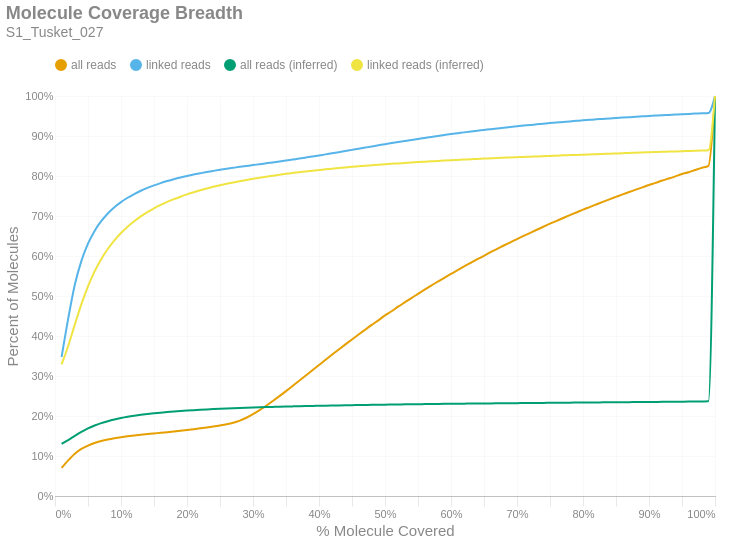

Here is the notebook cell this chart was saved with:
### Markdown cell above
### Molecule Read Coverage
This chart shows molecule coverage breadth as computed by the number of bases aligned to that molecule. In other words, "*how much of each unique long molecule is actually sequenced/aligned?*" Keep in mind there is a distinction between sequences and alignments, since some sequences belonging to a particular molecule may not align well and wouldn't appear in the alignment data. This chart also shows molecule coverage breadth as computed by the *inferred fragment* from which the aligned sequences originate. Unlike read coverage, this calculation takes into account the total insert size, including unsequenced gaps between the forward and reverse reads. Like the previous figures, these are cumulative percents.

### Code cell
if SKIPLR:
    print_html(f"Skipped")
else:
    binned_df = consolidated_hist(valids['coverage_bp'], mask, 0.01, True)
    binned_df_inf = consolidated_hist(valids['coverage_inserts'], mask, 0.01, True)
    binned_df = binned_df.with_columns(pl.lit(binned_df_inf['all reads (cumsum)']).alias('all reads (inferred)'))
    binned_df = binned_df.with_columns(pl.lit(binned_df_inf['linked reads (cumsum)']).alias('linked reads (inferred)'))
    binned_df = binned_df.with_columns(
        (pl.col('bin').cast(pl.Float64) + 0.01).alias('right_edge')
    )

    with SafeRender(binned_df):
        (
            density_plot(binned_df, 'Molecule Coverage Breadth', samplename, 'molcov', ['all reads (inferred)','linked reads (inferred)'])
            .encode(
                #x=alt.X('bin:Q', title="% Molecule Covered").axis(format = '%').scale(padding=0),
                x=alt.X('right_edge:Q', title="% Molecule Covered").axis(format='%').scale(padding=0),
                y=alt.Y('value:Q', title='Percent of Molecules')
                    .axis(format='%')
                    .stack(False)
                    .scale(domainMin=0, padding=0),
                color=alt.Color("key:N").scale(domain = ["all reads", "linked reads", "all reads (inferred)", "linked reads (inferred)"]),
                tooltip = [
                    alt.Tooltip("key:N", title = "Data Type"),
                    alt.Tooltip("range_label:N", title="% Molecule Covered"),
                    alt.Tooltip("value:Q", format = ".2%", title="% Molecules")
                ]
            )
        ).display()

### Figure 1 — Vega-Lite specification as saved in the notebook (floating-point values rounded to 4 significant figures)
{"width": "container", "height": 400, "config": {"title": {"anchor": "start", "dy": -15, "fontSize": 18, "color": "#888888", "subtitleColor": "#888888", "subtitleFontSize": 14}, "arc": {"fill": "#0072B2"}, "axis": {"domainColor": "#888888", "domainWidth": 0.5, "gridWidth": 0.2, "grid": false, "titleFontWeight": 400, "titleFontSize": 15, "labelFontSize": 11, "labelColor": "#888888", "tickColor": "#888888", "tickWidth": 0.2, "titleColor": "#888888"}, "axisBand": {"grid": false}, "axisX": {"grid": true, "tickSize": 10, "domainCap": "round"}, "axisY": {"domain": false, "grid": true, "tickSize": 0, "domainCap": "round"}, "background": "transparent", "header": {"labelFontSize": 15, "labelColor": "#888888", "titleFontSize": 15, "titleFontWeight": 600, "titleColor": "#888888"}, "legend": {"labelFont": "sans-serif", "labelFontSize": 12, "labelColor": "#888888", "symbolSize": 100, "symbolType": "circle", "titleFontSize": 12, "titlePadding": 10, "titleColor": "#888888", "title": null, "orient": "top"}, "range": {"category": ["#E69F00", "#56B4E9", "#009E73", "#F0E442", "#0072B2", "#D55E00", "#CC79A7", "#000000"], "diverging": ["#cfe8f3", "#a2d4ec", "#73bfe2", "#46abdb", "#1696d2", "#12719e"]}, "area": {"fill": "#0072B2", "fillOpacity": 0.7, "line": true, "strokeOpacity": 0.7}, "line": {"color": "#0072B2", "stroke": "#0072B2", "strokeWidth": 2}, "trail": {"color": "#0072B2", "stroke": "#0072B2", "strokeWidth": 0, "size": 1}, "point": {"filled": true, "fillOpacity": 1.0, "size": 95}, "text": {"color": "#888888", "fontSize": 11, "align": "right", "fontWeight": 400, "size": 11}, "bar": {"fill": "#0072B2", "stroke": null}, "view": {"stroke": null, "continuousWidth": 660, "continuousHeight": 400}}, "data": {"name": "data-f4925f99ad9081b8618fc4518ceb52f2"}, "mark": {"type": "line", "interpolate": "monotone", "point": {"opacity": 0, "size": 275}}, "encoding": {"color": {"field": "key", "scale": {"domain": ["all reads", "linked reads", "all reads (inferred)", "linked reads (inferred)"]}, "type": "nominal"}, "tooltip": [{"field": "key", "title": "Data Type", "type": "nominal"}, {"field": "range_label", "title": "% Molecule Covered", "type": "nominal"}, {"field": "value", "format": ".2%", "title": "% Molecules", "type": "quantitative"}], "x": {"axis": {"format": "%"}, "field": "right_edge", "scale": {"padding": 0}, "title": "% Molecule Covered", "type": "quantitative"}, "y": {"axis": {"format": "%"}, "field": "value", "scale": {"domainMin": 0, "padding": 0}, "stack": false, "title": "Percent of Molecules", "type": "quantitative"}}, "params": [{"name": "param_c36ac31b6afebe62", "select": {"type": "point", "fields": ["key"]}, "bind": "legend"}], "title": {"text": "Molecule Coverage Breadth", "subtitle": "S1_Tusket_027"}, "transform": [{"fold": ["all reads (cumsum)", "linked reads (cumsum)", "all reads (inferred)", "linked reads (inferred)"]}, {"calculate": "replace(datum.key, ' (cumsum)', '')", "as": "key"}, {"filter": {"param": "param_c36ac31b6afebe62"}}], "usermeta": {"embedOptions": {"downloadFileName": "S1_Tusket_027.molcov"}}, "$schema": "https://vega.github.io/schema/vega-lite/v6.1.0.json", "datasets": {"data-f4925f99ad9081b8618fc4518ceb52f2": [{"bin": "0.0", "interval": "0.0-0.01", "all reads": 0.07008, "linked reads": 0.3474, "all reads (cumsum)": 0.07008, "linked reads (cumsum)": 0.3474, "range_label": "0.0-0.01", "all reads (inferred)": 0.1304, "linked reads (inferred)": 0.329, "right_edge": 0.01}, {"bin": "0.01", "interval": "0.01-0.02", "all reads": 0.01905, "linked reads": 0.09591, "all reads (cumsum)": 0.08913, "linked reads (cumsum)": 0.4433, "range_label": "0.01-0.02", "all reads (inferred)": 0.1397, "linked reads (inferred)": 0.3751, "right_edge": 0.02}, {"bin": "0.02", "interval": "0.02-0.03", "all reads": 0.01666, "linked reads": 0.08465, "all reads (cumsum)": 0.1058, "linked reads (cumsum)": 0.528, "range_label": "0.02-0.03", "all reads (inferred)": 0.1502, "linked reads (inferred)": 0.4284, "right_edge": 0.03}, {"bin": "0.03", "interval": "0.03-0.04", "all reads": 0.01187, "linked reads": 0.05995, "all reads (cumsum)": 0.1177, "linked reads (cumsum)": 0.5879, "range_label": "0.03-0.04", "all reads (inferred)": 0.1603, "linked reads (inferred)": 0.4799, "right_edge": 0.04}, {"bin": "0.04", "interval": "0.04-0.05", "all reads": 0.008487, "linked reads": 0.04285, "all reads (cumsum)": 0.1261, "linked reads (cumsum)": 0.6308, "range_label": "0.04-0.05", "all reads (inferred)": 0.1689, "linked reads (inferred)": 0.5243, "right_edge": 0.05}, {"bin": "0.05", "interval": "0.05-0.06", "all reads": 0.006391, "linked reads": 0.032, "all reads (cumsum)": 0.1325, "linked reads (cumsum)": 0.6628, "range_label": "0.05-0.06", "all reads (inferred)": 0.1762, "linked reads (inferred)": 0.5615, "right_edge": 0.06}, {"bin": "0.06", "interval": "0.06-0.07", "all reads": 0.004855, "linked reads": 0.02418, "all reads (cumsum)": 0.1374, "linked reads (cumsum)": 0.6869, "range_label": "0.06-0.07", "all reads (inferred)": 0.1821, "linked reads (inferred)": 0.5922, "right_edge": 0.07}, {"bin": "0.07", "interval": "0.07-0.08", "all reads": 0.003909, "linked reads": 0.0194, "all reads (cumsum)": 0.1413, "linked reads (cumsum)": 0.7063, "range_label": "0.07-0.08", "all reads (inferred)": 0.1871, "linked reads (inferred)": 0.6176, "right_edge": 0.08}, {"bin": "0.08", "interval": "0.08-0.09", "all reads": 0.003173, "linked reads": 0.01554, "all reads (cumsum)": 0.1445, "linked reads (cumsum)": 0.7219, "range_label": "0.08-0.09", "all reads (inferred)": 0.1912, "linked reads (inferred)": 0.6392, "right_edge": 0.09}, {"bin": "0.09", "interval": "0.09-0.1", "all reads": 0.002669, "linked reads": 0.01286, "all reads (cumsum)": 0.1471, "linked reads (cumsum)": 0.7347, "range_label": "0.09-0.1", "all reads (inferred)": 0.1948, "linked reads (inferred)": 0.6575, "right_edge": 0.1}, {"bin": "0.1", "interval": "0.1-0.11", "all reads": 0.002292, "linked reads": 0.01086, "all reads (cumsum)": 0.1494, "linked reads (cumsum)": 0.7456, "range_label": "0.1-0.11", "all reads (inferred)": 0.1979, "linked reads (inferred)": 0.6732, "right_edge": 0.11}, {"bin": "0.11", "interval": "0.11-0.12", "all reads": 0.00203, "linked reads": 0.009343, "all reads (cumsum)": 0.1515, "linked reads (cumsum)": 0.7549, "range_label": "0.11-0.12", "all reads (inferred)": 0.2005, "linked reads (inferred)": 0.6869, "right_edge": 0.12}, {"bin": "0.12", "interval": "0.12-0.13", "all reads": 0.001807, "linked reads": 0.008115, "all reads (cumsum)": 0.1533, "linked reads (cumsum)": 0.763, "range_label": "0.12-0.13", "all reads (inferred)": 0.2029, "linked reads (inferred)": 0.6991, "right_edge": 0.13}, {"bin": "0.13", "interval": "0.13-0.14", "all reads": 0.001645, "linked reads": 0.007138, "all reads (cumsum)": 0.1549, "linked reads (cumsum)": 0.7702, "range_label": "0.13-0.14", "all reads (inferred)": 0.205, "linked reads (inferred)": 0.7098, "right_edge": 0.14}, {"bin": "0.14", "interval": "0.14-0.15", "all reads": 0.001558, "linked reads": 0.006373, "all reads (cumsum)": 0.1565, "linked reads (cumsum)": 0.7766, "range_label": "0.14-0.15", "all reads (inferred)": 0.2068, "linked reads (inferred)": 0.7193, "right_edge": 0.15}, {"bin": "0.15", "interval": "0.15-0.16", "all reads": 0.00153, "linked reads": 0.005674, "all reads (cumsum)": 0.158, "linked reads (cumsum)": 0.7822, "range_label": "0.15-0.16", "all reads (inferred)": 0.2084, "linked reads (inferred)": 0.7276, "right_edge": 0.16}, {"bin": "0.16", "interval": "0.16-0.17", "all reads": 0.001576, "linked reads": 0.005075, "all reads (cumsum)": 0.1596, "linked reads (cumsum)": 0.7873, "range_label": "0.16-0.17", "all reads (inferred)": 0.2099, "linked reads (inferred)": 0.7352, "right_edge": 0.17}, {"bin": "0.17", "interval": "0.17-0.18", "all reads": 0.00169, "linked reads": 0.004634, "all reads (cumsum)": 0.1613, "linked reads (cumsum)": 0.7919, "range_label": "0.17-0.18", "all reads (inferred)": 0.2112, "linked reads (inferred)": 0.742, "right_edge": 0.18}, {"bin": "0.18", "interval": "0.18-0.19", "all reads": 0.001797, "linked reads": 0.004252, "all reads (cumsum)": 0.1631, "linked reads (cumsum)": 0.7962, "range_label": "0.18-0.19", "all reads (inferred)": 0.2124, "linked reads (inferred)": 0.7482, "right_edge": 0.19}, {"bin": "0.19", "interval": "0.19-0.2", "all reads": 0.0019, "linked reads": 0.003869, "all reads (cumsum)": 0.165, "linked reads (cumsum)": 0.8001, "range_label": "0.19-0.2", "all reads (inferred)": 0.2136, "linked reads (inferred)": 0.7541, "right_edge": 0.2}, {"bin": "0.2", "interval": "0.2-0.21", "all reads": 0.001996, "linked reads": 0.003558, "all reads (cumsum)": 0.167, "linked reads (cumsum)": 0.8036, "range_label": "0.2-0.21", "all reads (inferred)": 0.2146, "linked reads (inferred)": 0.7594, "right_edge": 0.21}, {"bin": "0.21", "interval": "0.21-0.22", "all reads": 0.002132, "linked reads": 0.003222, "all reads (cumsum)": 0.1691, "linked reads (cumsum)": 0.8068, "range_label": "0.21-0.22", "all reads (inferred)": 0.2156, "linked reads (inferred)": 0.7643, "right_edge": 0.22}, {"bin": "0.22", "interval": "0.22-0.23", "all reads": 0.002268, "linked reads": 0.003114, "all reads (cumsum)": 0.1714, "linked reads (cumsum)": 0.81, "range_label": "0.22-0.23", "all reads (inferred)": 0.2165, "linked reads (inferred)": 0.7688, "right_edge": 0.23}, {"bin": "0.23", "interval": "0.23-0.24", "all reads": 0.002429, "linked reads": 0.002846, "all reads (cumsum)": 0.1738, "linked reads (cumsum)": 0.8128, "range_label": "0.23-0.24", "all reads (inferred)": 0.2173, "linked reads (inferred)": 0.7731, "right_edge": 0.24}, {"bin": "0.24", "interval": "0.24-0.25", "all reads": 0.002644, "linked reads": 0.00272, "all reads (cumsum)": 0.1764, "linked reads (cumsum)": 0.8155, "range_label": "0.24-0.25", "all reads (inferred)": 0.218, "linked reads (inferred)": 0.7769, "right_edge": 0.25}, {"bin": "0.25", "interval": "0.25-0.26", "all reads": 0.00293, "linked reads": 0.002592, "all reads (cumsum)": 0.1794, "linked reads (cumsum)": 0.8181, "range_label": "0.25-0.26", "all reads (inferred)": 0.2187, "linked reads (inferred)": 0.7805, "right_edge": 0.26}, {"bin": "0.26", "interval": "0.26-0.27", "all reads": 0.003746, "linked reads": 0.002389, "all reads (cumsum)": 0.1831, "linked reads (cumsum)": 0.8205, "range_label": "0.26-0.27", "all reads (inferred)": 0.2194, "linked reads (inferred)": 0.7839, "right_edge": 0.27}, {"bin": "0.27", "interval": "0.27-0.28", "all reads": 0.005345, "linked reads": 0.002349, "all reads (cumsum)": 0.1885, "linked reads (cumsum)": 0.8229, "range_label": "0.27-0.28", "all reads (inferred)": 0.22, "linked reads (inferred)": 0.7871, "right_edge": 0.28}, {"bin": "0.28", "interval": "0.28-0.29", "all reads": 0.007222, "linked reads": 0.002222, "all reads (cumsum)": 0.1957, "linked reads (cumsum)": 0.8251, "range_label": "0.28-0.29", "all reads (inferred)": 0.2206, "linked reads (inferred)": 0.7901, "right_edge": 0.29}, {"bin": "0.29", "interval": "0.29-0.3", "all reads": 0.008946, "linked reads": 0.002219, "all reads (cumsum)": 0.2046, "linked reads (cumsum)": 0.8273, "range_label": "0.29-0.3", "all reads (inferred)": 0.2212, "linked reads (inferred)": 0.793, "right_edge": 0.3}, {"bin": "0.3", "interval": "0.3-0.31", "all reads": 0.01005, "linked reads": 0.002257, "all reads (cumsum)": 0.2147, "linked reads (cumsum)": 0.8296, "range_label": "0.3-0.31", "all reads (inferred)": 0.2217, "linked reads (inferred)": 0.7958, "right_edge": 0.31}, {"bin": "0.31", "interval": "0.31-0.32", "all reads": 0.01095, "linked reads": 0.002223, "all reads (cumsum)": 0.2256, "linked reads (cumsum)": 0.8318, "range_label": "0.31-0.32", "all reads (inferred)": 0.2222, "linked reads (inferred)": 0.7984, "right_edge": 0.32}, {"bin": "0.32", "interval": "0.32-0.33", "all reads": 0.01186, "linked reads": 0.002231, "all reads (cumsum)": 0.2375, "linked reads (cumsum)": 0.834, "range_label": "0.32-0.33", "all reads (inferred)": 0.2227, "linked reads (inferred)": 0.8008, "right_edge": 0.33}, {"bin": "0.33", "interval": "0.33-0.34", "all reads": 0.01218, "linked reads": 0.002266, "all reads (cumsum)": 0.2497, "linked reads (cumsum)": 0.8363, "range_label": "0.33-0.34", "all reads (inferred)": 0.2232, "linked reads (inferred)": 0.8031, "right_edge": 0.34}, {"bin": "0.34", "interval": "0.34-0.35", "all reads": 0.01257, "linked reads": 0.002303, "all reads (cumsum)": 0.2622, "linked reads (cumsum)": 0.8386, "range_label": "0.34-0.35", "all reads (inferred)": 0.2236, "linked reads (inferred)": 0.8054, "right_edge": 0.35}, {"bin": "0.35", "interval": "0.35-0.36", "all reads": 0.0129, "linked reads": 0.002484, "all reads (cumsum)": 0.2751, "linked reads (cumsum)": 0.8411, "range_label": "0.35-0.36", "all reads (inferred)": 0.224, "linked reads (inferred)": 0.8075, "right_edge": 0.36}, {"bin": "0.36", "interval": "0.36-0.37", "all reads": 0.01294, "linked reads": 0.002414, "all reads (cumsum)": 0.2881, "linked reads (cumsum)": 0.8435, "range_label": "0.36-0.37", "all reads (inferred)": 0.2245, "linked reads (inferred)": 0.8095, "right_edge": 0.37}, {"bin": "0.37", "interval": "0.37-0.38", "all reads": 0.01318, "linked reads": 0.002577, "all reads (cumsum)": 0.3013, "linked reads (cumsum)": 0.846, "range_label": "0.37-0.38", "all reads (inferred)": 0.2248, "linked reads (inferred)": 0.8114, "right_edge": 0.38}, {"bin": "0.38", "interval": "0.38-0.39", "all reads": 0.01314, "linked reads": 0.002648, "all reads (cumsum)": 0.3144, "linked reads (cumsum)": 0.8487, "range_label": "0.38-0.39", "all reads (inferred)": 0.2252, "linked reads (inferred)": 0.8132, "right_edge": 0.39}, {"bin": "0.39", "interval": "0.39-0.4", "all reads": 0.01332, "linked reads": 0.002653, "all reads (cumsum)": 0.3277, "linked reads (cumsum)": 0.8513, "range_label": "0.39-0.4", "all reads (inferred)": 0.2255, "linked reads (inferred)": 0.815, "right_edge": 0.4}, {"bin": "0.4", "interval": "0.4-0.41", "all reads": 0.01288, "linked reads": 0.002681, "all reads (cumsum)": 0.3406, "linked reads (cumsum)": 0.854, "range_label": "0.4-0.41", "all reads (inferred)": 0.2259, "linked reads (inferred)": 0.8167, "right_edge": 0.41}, {"bin": "0.41", "interval": "0.41-0.42", "all reads": 0.01294, "linked reads": 0.002845, "all reads (cumsum)": 0.3535, "linked reads (cumsum)": 0.8569, "range_label": "0.41-0.42", "all reads (inferred)": 0.2262, "linked reads (inferred)": 0.8183, "right_edge": 0.42}, {"bin": "0.42", "interval": "0.42-0.43", "all reads": 0.0128, "linked reads": 0.002716, "all reads (cumsum)": 0.3663, "linked reads (cumsum)": 0.8596, "range_label": "0.42-0.43", "all reads (inferred)": 0.2265, "linked reads (inferred)": 0.8199, "right_edge": 0.43}, {"bin": "0.43", "interval": "0.43-0.44", "all reads": 0.01263, "linked reads": 0.002902, "all reads (cumsum)": 0.379, "linked reads (cumsum)": 0.8625, "range_label": "0.43-0.44", "all reads (inferred)": 0.2268, "linked reads (inferred)": 0.8214, "right_edge": 0.44}, {"bin": "0.44", "interval": "0.44-0.45", "all reads": 0.01247, "linked reads": 0.0028, "all reads (cumsum)": 0.3914, "linked reads (cumsum)": 0.8653, "range_label": "0.44-0.45", "all reads (inferred)": 0.2271, "linked reads (inferred)": 0.8228, "right_edge": 0.45}, {"bin": "0.45", "interval": "0.45-0.46", "all reads": 0.01224, "linked reads": 0.002815, "all reads (cumsum)": 0.4037, "linked reads (cumsum)": 0.8681, "range_label": "0.45-0.46", "all reads (inferred)": 0.2274, "linked reads (inferred)": 0.8242, "right_edge": 0.46}, {"bin": "0.46", "interval": "0.46-0.47", "all reads": 0.01206, "linked reads": 0.002907, "all reads (cumsum)": 0.4157, "linked reads (cumsum)": 0.871, "range_label": "0.46-0.47", "all reads (inferred)": 0.2276, "linked reads (inferred)": 0.8255, "right_edge": 0.47}, {"bin": "0.47", "interval": "0.47-0.48", "all reads": 0.01203, "linked reads": 0.002885, "all reads (cumsum)": 0.4278, "linked reads (cumsum)": 0.8739, "range_label": "0.47-0.48", "all reads (inferred)": 0.2279, "linked reads (inferred)": 0.8269, "right_edge": 0.48}, {"bin": "0.48", "interval": "0.48-0.49", "all reads": 0.01128, "linked reads": 0.00282, "all reads (cumsum)": 0.439, "linked reads (cumsum)": 0.8767, "range_label": "0.48-0.49", "all reads (inferred)": 0.2282, "linked reads (inferred)": 0.8281, "right_edge": 0.49}, {"bin": "0.49", "interval": "0.49-0.5", "all reads": 0.01237, "linked reads": 0.00291, "all reads (cumsum)": 0.4514, "linked reads (cumsum)": 0.8796, "range_label": "0.49-0.5", "all reads (inferred)": 0.2284, "linked reads (inferred)": 0.8293, "right_edge": 0.5}, {"bin": "0.5", "interval": "0.5-0.51", "all reads": 0.01038, "linked reads": 0.002611, "all reads (cumsum)": 0.4618, "linked reads (cumsum)": 0.8822, "range_label": "0.5-0.51", "all reads (inferred)": 0.2286, "linked reads (inferred)": 0.8305, "right_edge": 0.51}, {"bin": "0.51", "interval": "0.51-0.52", "all reads": 0.01147, "linked reads": 0.002732, "all reads (cumsum)": 0.4733, "linked reads (cumsum)": 0.885, "range_label": "0.51-0.52", "all reads (inferred)": 0.2289, "linked reads (inferred)": 0.8315, "right_edge": 0.52}, {"bin": "0.52", "interval": "0.52-0.53", "all reads": 0.01082, "linked reads": 0.002641, "all reads (cumsum)": 0.4841, "linked reads (cumsum)": 0.8876, "range_label": "0.52-0.53", "all reads (inferred)": 0.2291, "linked reads (inferred)": 0.8327, "right_edge": 0.53}, {"bin": "0.53", "interval": "0.53-0.54", "all reads": 0.01081, "linked reads": 0.002627, "all reads (cumsum)": 0.4949, "linked reads (cumsum)": 0.8902, "range_label": "0.53-0.54", "all reads (inferred)": 0.2293, "linked reads (inferred)": 0.8338, "right_edge": 0.54}, {"bin": "0.54", "interval": "0.54-0.55", "all reads": 0.01037, "linked reads": 0.002519, "all reads (cumsum)": 0.5053, "linked reads (cumsum)": 0.8928, "range_label": "0.54-0.55", "all reads (inferred)": 0.2295, "linked reads (inferred)": 0.8348, "right_edge": 0.55}, {"bin": "0.55", "interval": "0.55-0.56", "all reads": 0.01046, "linked reads": 0.002463, "all reads (cumsum)": 0.5157, "linked reads (cumsum)": 0.8952, "range_label": "0.55-0.56", "all reads (inferred)": 0.2297, "linked reads (inferred)": 0.8358, "right_edge": 0.56}, {"bin": "0.56", "interval": "0.56-0.57", "all reads": 0.01022, "linked reads": 0.002467, "all reads (cumsum)": 0.526, "linked reads (cumsum)": 0.8977, "range_label": "0.56-0.57", "all reads (inferred)": 0.2299, "linked reads (inferred)": 0.8367, "right_edge": 0.57}, {"bin": "0.57", "interval": "0.57-0.58", "all reads": 0.00984, "linked reads": 0.002432, "all reads (cumsum)": 0.5358, "linked reads (cumsum)": 0.9001, "range_label": "0.57-0.58", "all reads (inferred)": 0.2301, "linked reads (inferred)": 0.8377, "right_edge": 0.58}, {"bin": "0.58", "interval": "0.58-0.59", "all reads": 0.009737, "linked reads": 0.002369, "all reads (cumsum)": 0.5455, "linked reads (cumsum)": 0.9025, "range_label": "0.58-0.59", "all reads (inferred)": 0.2303, "linked reads (inferred)": 0.8385, "right_edge": 0.59}, {"bin": "0.59", "interval": "0.59-0.6", "all reads": 0.009807, "linked reads": 0.002312, "all reads (cumsum)": 0.5553, "linked reads (cumsum)": 0.9048, "range_label": "0.59-0.6", "all reads (inferred)": 0.2305, "linked reads (inferred)": 0.8394, "right_edge": 0.6}, {"bin": "0.6", "interval": "0.6-0.61", "all reads": 0.009172, "linked reads": 0.002122, "all reads (cumsum)": 0.5645, "linked reads (cumsum)": 0.9069, "range_label": "0.6-0.61", "all reads (inferred)": 0.2307, "linked reads (inferred)": 0.8402, "right_edge": 0.61}, {"bin": "0.61", "interval": "0.61-0.62", "all reads": 0.009439, "linked reads": 0.00214, "all reads (cumsum)": 0.574, "linked reads (cumsum)": 0.9091, "range_label": "0.61-0.62", "all reads (inferred)": 0.2309, "linked reads (inferred)": 0.8411, "right_edge": 0.62}, {"bin": "0.62", "interval": "0.62-0.63", "all reads": 0.00902, "linked reads": 0.002098, "all reads (cumsum)": 0.583, "linked reads (cumsum)": 0.9112, "range_label": "0.62-0.63", "all reads (inferred)": 0.231, "linked reads (inferred)": 0.8419, "right_edge": 0.63}, {"bin": "0.63", "interval": "0.63-0.64", "all reads": 0.008934, "linked reads": 0.002038, "all reads (cumsum)": 0.5919, "linked reads (cumsum)": 0.9132, "range_label": "0.63-0.64", "all reads (inferred)": 0.2312, "linked reads (inferred)": 0.8427, "right_edge": 0.64}, {"bin": "0.64", "interval": "0.64-0.65", "all reads": 0.008671, "linked reads": 0.001902, "all reads (cumsum)": 0.6006, "linked reads (cumsum)": 0.9151, "range_label": "0.64-0.65", "all reads (inferred)": 0.2314, "linked reads (inferred)": 0.8435, "right_edge": 0.65}, {"bin": "0.65", "interval": "0.65-0.66", "all reads": 0.008987, "linked reads": 0.002055, "all reads (cumsum)": 0.6096, "linked reads (cumsum)": 0.9172, "range_label": "0.65-0.66", "all reads (inferred)": 0.2315, "linked reads (inferred)": 0.8442, "right_edge": 0.66}, {"bin": "0.66", "interval": "0.66-0.67", "all reads": 0.00837, "linked reads": 0.001828, "all reads (cumsum)": 0.6179, "linked reads (cumsum)": 0.919, "range_label": "0.66-0.67", "all reads (inferred)": 0.2317, "linked reads (inferred)": 0.845, "right_edge": 0.67}, {"bin": "0.67", "interval": "0.67-0.68", "all reads": 0.008325, "linked reads": 0.001839, "all reads (cumsum)": 0.6263, "linked reads (cumsum)": 0.9208, "range_label": "0.67-0.68", "all reads (inferred)": 0.2319, "linked reads (inferred)": 0.8456, "right_edge": 0.68}, {"bin": "0.68", "interval": "0.68-0.69", "all reads": 0.007994, "linked reads": 0.001743, "all reads (cumsum)": 0.6343, "linked reads (cumsum)": 0.9226, "range_label": "0.68-0.69", "all reads (inferred)": 0.232, "linked reads (inferred)": 0.8463, "right_edge": 0.69}, {"bin": "0.69", "interval": "0.69-0.7", "all reads": 0.008116, "linked reads": 0.001741, "all reads (cumsum)": 0.6424, "linked reads (cumsum)": 0.9243, "range_label": "0.69-0.7", "all reads (inferred)": 0.2322, "linked reads (inferred)": 0.847, "right_edge": 0.7}, {"bin": "0.7", "interval": "0.7-0.71", "all reads": 0.007788, "linked reads": 0.00166, "all reads (cumsum)": 0.6502, "linked reads (cumsum)": 0.926, "range_label": "0.7-0.71", "all reads (inferred)": 0.2323, "linked reads (inferred)": 0.8477, "right_edge": 0.71}, {"bin": "0.71", "interval": "0.71-0.72", "all reads": 0.007722, "linked reads": 0.001611, "all reads (cumsum)": 0.6579, "linked reads (cumsum)": 0.9276, "range_label": "0.71-0.72", "all reads (inferred)": 0.2325, "linked reads (inferred)": 0.8483, "right_edge": 0.72}, {"bin": "0.72", "interval": "0.72-0.73", "all reads": 0.007719, "linked reads": 0.001559, "all reads (cumsum)": 0.6656, "linked reads (cumsum)": 0.9291, "range_label": "0.72-0.73", "all reads (inferred)": 0.2326, "linked reads (inferred)": 0.849, "right_edge": 0.73}, {"bin": "0.73", "interval": "0.73-0.74", "all reads": 0.007456, "linked reads": 0.001596, "all reads (cumsum)": 0.6731, "linked reads (cumsum)": 0.9307, "range_label": "0.73-0.74", "all reads (inferred)": 0.2328, "linked reads (inferred)": 0.8496, "right_edge": 0.74}, {"bin": "0.74", "interval": "0.74-0.75", "all reads": 0.007709, "linked reads": 0.001521, "all reads (cumsum)": 0.6808, "linked reads (cumsum)": 0.9323, "range_label": "0.74-0.75", "all reads (inferred)": 0.2329, "linked reads (inferred)": 0.8503, "right_edge": 0.75}, {"bin": "0.75", "interval": "0.75-0.76", "all reads": 0.007111, "linked reads": 0.001433, "all reads (cumsum)": 0.6879, "linked reads (cumsum)": 0.9337, "range_label": "0.75-0.76", "all reads (inferred)": 0.2331, "linked reads (inferred)": 0.8509, "right_edge": 0.76}, {"bin": "0.76", "interval": "0.76-0.77", "all reads": 0.007144, "linked reads": 0.001391, "all reads (cumsum)": 0.695, "linked reads (cumsum)": 0.9351, "range_label": "0.76-0.77", "all reads (inferred)": 0.2332, "linked reads (inferred)": 0.8516, "right_edge": 0.77}, {"bin": "0.77", "interval": "0.77-0.78", "all reads": 0.006996, "linked reads": 0.001429, "all reads (cumsum)": 0.702, "linked reads (cumsum)": 0.9365, "range_label": "0.77-0.78", "all reads (inferred)": 0.2334, "linked reads (inferred)": 0.8522, "right_edge": 0.78}, {"bin": "0.78", "interval": "0.78-0.79", "all reads": 0.006851, "linked reads": 0.001317, "all reads (cumsum)": 0.7089, "linked reads (cumsum)": 0.9378, "range_label": "0.78-0.79", "all reads (inferred)": 0.2335, "linked reads (inferred)": 0.8528, "right_edge": 0.79}, {"bin": "0.79", "interval": "0.79-0.8", "all reads": 0.007104, "linked reads": 0.001349, "all reads (cumsum)": 0.716, "linked reads (cumsum)": 0.9392, "range_label": "0.79-0.8", "all reads (inferred)": 0.2336, "linked reads (inferred)": 0.8534, "right_edge": 0.8}, {"bin": "0.8", "interval": "0.8-0.81", "all reads": 0.006373, "linked reads": 0.001178, "all reads (cumsum)": 0.7223, "linked reads (cumsum)": 0.9404, "range_label": "0.8-0.81", "all reads (inferred)": 0.2338, "linked reads (inferred)": 0.854, "right_edge": 0.81}, {"bin": "0.81", "interval": "0.81-0.82", "all reads": 0.006506, "linked reads": 0.001226, "all reads (cumsum)": 0.7289, "linked reads (cumsum)": 0.9416, "range_label": "0.81-0.82", "all reads (inferred)": 0.2339, "linked reads (inferred)": 0.8546, "right_edge": 0.82}, {"bin": "0.82", "interval": "0.82-0.83", "all reads": 0.00653, "linked reads": 0.001123, "all reads (cumsum)": 0.7354, "linked reads (cumsum)": 0.9427, "range_label": "0.82-0.83", "all reads (inferred)": 0.2341, "linked reads (inferred)": 0.8552, "right_edge": 0.83}, {"bin": "0.83", "interval": "0.83-0.84", "all reads": 0.006329, "linked reads": 0.001125, "all reads (cumsum)": 0.7417, "linked reads (cumsum)": 0.9438, "range_label": "0.83-0.84", "all reads (inferred)": 0.2342, "linked reads (inferred)": 0.8558, "right_edge": 0.84}, {"bin": "0.84", "interval": "0.84-0.85", "all reads": 0.00613, "linked reads": 0.001106, "all reads (cumsum)": 0.7478, "linked reads (cumsum)": 0.9449, "range_label": "0.84-0.85", "all reads (inferred)": 0.2344, "linked reads (inferred)": 0.8564, "right_edge": 0.85}, {"bin": "0.85", "interval": "0.85-0.86", "all reads": 0.006097, "linked reads": 0.001078, "all reads (cumsum)": 0.7539, "linked reads (cumsum)": 0.946, "range_label": "0.85-0.86", "all reads (inferred)": 0.2345, "linked reads (inferred)": 0.857, "right_edge": 0.86}, {"bin": "0.86", "interval": "0.86-0.87", "all reads": 0.005906, "linked reads": 0.001065, "all reads (cumsum)": 0.7598, "linked reads (cumsum)": 0.9471, "range_label": "0.86-0.87", "all reads (inferred)": 0.2347, "linked reads (inferred)": 0.8575, "right_edge": 0.87}, {"bin": "0.87", "interval": "0.87-0.88", "all reads": 0.005948, "linked reads": 0.001043, "all reads (cumsum)": 0.7658, "linked reads (cumsum)": 0.9481, "range_label": "0.87-0.88", "all reads (inferred)": 0.2348, "linked reads (inferred)": 0.8582, "right_edge": 0.88}, {"bin": "0.88", "interval": "0.88-0.89", "all reads": 0.005751, "linked reads": 0.0009739, "all reads (cumsum)": 0.7715, "linked reads (cumsum)": 0.9491, "range_label": "0.88-0.89", "all reads (inferred)": 0.235, "linked reads (inferred)": 0.8587, "right_edge": 0.89}, {"bin": "0.89", "interval": "0.89-0.9", "all reads": 0.005829, "linked reads": 0.000992, "all reads (cumsum)": 0.7774, "linked reads (cumsum)": 0.9501, "range_label": "0.89-0.9", "all reads (inferred)": 0.2351, "linked reads (inferred)": 0.8593, "right_edge": 0.9}, {"bin": "0.9", "interval": "0.9-0.91", "all reads": 0.005331, "linked reads": 0.0009251, "all reads (cumsum)": 0.7827, "linked reads (cumsum)": 0.951, "range_label": "0.9-0.91", "all reads (inferred)": 0.2353, "linked reads (inferred)": 0.8599, "right_edge": 0.91}, {"bin": "0.91", "interval": "0.91-0.92", "all reads": 0.005925, "linked reads": 0.000907, "all reads (cumsum)": 0.7886, "linked reads (cumsum)": 0.9519, "range_label": "0.91-0.92", "all reads (inferred)": 0.2354, "linked reads (inferred)": 0.8605, "right_edge": 0.92}, {"bin": "0.92", "interval": "0.92-0.93", "all reads": 0.005046, "linked reads": 0.0008357, "all reads (cumsum)": 0.7937, "linked reads (cumsum)": 0.9528, "range_label": "0.92-0.93", "all reads (inferred)": 0.2355, "linked reads (inferred)": 0.861, "right_edge": 0.93}, {"bin": "0.93", "interval": "0.93-0.94", "all reads": 0.005421, "linked reads": 0.0008601, "all reads (cumsum)": 0.7991, "linked reads (cumsum)": 0.9536, "range_label": "0.93-0.94", "all reads (inferred)": 0.2357, "linked reads (inferred)": 0.8615, "right_edge": 0.94}, {"bin": "0.94", "interval": "0.94-0.95", "all reads": 0.005745, "linked reads": 0.0008469, "all reads (cumsum)": 0.8048, "linked reads (cumsum)": 0.9545, "range_label": "0.94-0.95", "all reads (inferred)": 0.2358, "linked reads (inferred)": 0.862, "right_edge": 0.95}, {"bin": "0.95", "interval": "0.95-0.96", "all reads": 0.004628, "linked reads": 0.0007887, "all reads (cumsum)": 0.8095, "linked reads (cumsum)": 0.9552, "range_label": "0.95-0.96", "all reads (inferred)": 0.236, "linked reads (inferred)": 0.8626, "right_edge": 0.96}, {"bin": "0.96", "interval": "0.96-0.97", "all reads": 0.005446, "linked reads": 0.0007575, "all reads (cumsum)": 0.8149, "linked reads (cumsum)": 0.956, "range_label": "0.96-0.97", "all reads (inferred)": 0.2362, "linked reads (inferred)": 0.8631, "right_edge": 0.97}, {"bin": "0.97", "interval": "0.97-0.98", "all reads": 0.00538, "linked reads": 0.0007274, "all reads (cumsum)": 0.8203, "linked reads (cumsum)": 0.9567, "range_label": "0.97-0.98", "all reads (inferred)": 0.2364, "linked reads (inferred)": 0.8638, "right_edge": 0.98}, {"bin": "0.98", "interval": "0.98-0.99", "all reads": 0.005106, "linked reads": 0.0007781, "all reads (cumsum)": 0.8254, "linked reads (cumsum)": 0.9575, "range_label": "0.98-0.99", "all reads (inferred)": 0.2366, "linked reads (inferred)": 0.8646, "right_edge": 0.99}, {"bin": "0.99", "interval": "0.99-1.0", "all reads": 0.1746, "linked reads": 0.04249, "all reads (cumsum)": 1.0, "linked reads (cumsum)": 1.0, "range_label": "0.99-1.0", "all reads (inferred)": 1.0, "linked reads (inferred)": 1.0, "right_edge": 1.0}]}}
